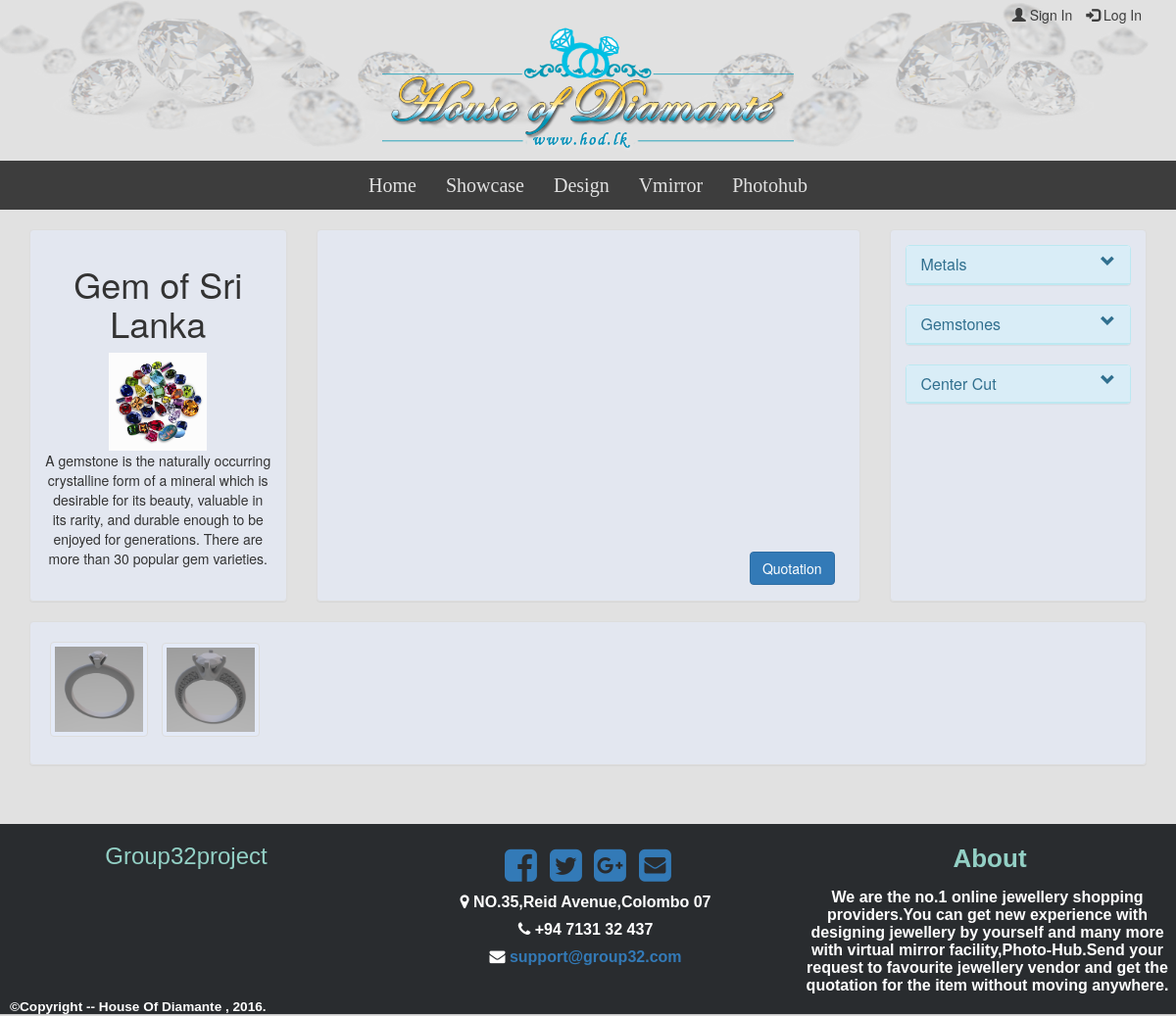
Screenshot of /design.php with the database file from the repository.
### tables this page shows
CREATE TABLE `ringtype` (
  `id` int(11) NOT NULL,
  `type_name` varchar(250) NOT NULL,
  `gem_n` varchar(250) NOT NULL,
  `image_url` varchar(250) NOT NULL
);

### design.php (the view, shortened to what this page needs)
<html>
<head>
    <link href="css/bootstrap.min.css" rel="stylesheet">
	<link href="https://maxcdn.bootstrapcdn.com/bootstrap/3.3.6/css/bootstrap.min.css" rel="stylesheet">
	<link href="//maxcdn.bootstrapcdn.com/font-awesome/4.1.0/css/font-awesome.min.css" rel="stylesheet">
    <link href="css/thumbnail-gallery.css" rel="stylesheet">
	<link href="css/home.css" rel="stylesheet">
</head>
<body style="background-color:#E1E1E1; background-size: 100% 100%;" >
		<?php include 'template/menu.php' ?>
	 <?php include 'template/headnav.php';?>
    <div class="container">
        <div class="row">
			<div class="col-md-3">
				<div class="panel panel-default" style="height:380px; margin-top:20px; background-color: rgba(230,238,255,0.5);">
					<div class="panel-body" id="gemcat">
						<div class="span12" style="text-align: center">
							<h1 id="gemtype">Gem of Sri Lanka</h1>
							<img src="img/gem/gem.jpg"style="height:100px;" alt="">
							<p>A gemstone is the naturally occurring crystalline form of a mineral which is desirable for its beauty,
							valuable in its rarity, and durable enough to be enjoyed for generations. There are more than 30
							popular gem varieties.
							</p>
						</div>
					</div>
				</div>
			</div>
			<div class="col-md-6">
				<div id="3dpanel" class="panel panel-default dpanel" style="">
				<div class="panel-body">
				<div class="row text-center" >
				<iframe style="width: 100%;height: 80%;"src="https://lagoa.com/embed_links/7342?validationHash=ZeOLw0hs1wVbl_NgaUpHdzjjBsFvqw&width=500&height=280&auto_load_scene=true&asset_name=false&owner_name=false&lagoa_logo=false&version_number=21"
				id="lagoaframe" width="500" height="280" scrolling="no" frameborder="0" webkitAllowFullScreen mozallowfullscreen allowFullScreen></iframe>
				</div>
				<div class="text-right" style="margin-top:10px; margin-right:10px;">
					<button type="button" class="btn btn-primary" data-toggle="modal" data-target="#myModal" >Quotation</button>
				</div>
				</div>
			</div>
			</div>
			<div class="col-md-3">
				<div class="panel panel-default" style="height:380px; margin-top:20px; overflow-y: scroll; background-color: rgba(230,238,255,0.5);">
					<div class="panel-body" >
						<div class="panel panel-info" id="pan">
								<div class="panel-heading">
									<h3 class="panel-title">Metals</h3>
									<span class="pull-right clickable"><i class="glyphicon glyphicon-chevron-up"></i></span>
								</div>
						</div>
						<div class="panel panel-info" id="pan">
								<div class="panel-heading">
									<h3 class="panel-title">Gemstones</h3>
									<span class="pull-right clickable"><i class="glyphicon glyphicon-chevron-up"></i></span>
								</div>
						</div>
						<div class="panel panel-info" id="pan">
								<div class="panel-heading">
									<h3 class="panel-title">Center Cut</h3>
									<span class="pull-right clickable"><i class="glyphicon glyphicon-chevron-up"></i></span>
								</div>
						</div>
					</div>
				</div>
			</div>
        </div>
		<div class="row">
			<div class="col-md-12">
				<div class="panel panel-default"style="background-color: rgba(230,238,255,0.5);">
					<div class="panel-body" style="height:145px; overflow-x: scroll; overflow-y: hidden; white-space:nowrap;">
					<div id="f4">
					<?php
						$sql3q1=mysqli_query($link,"SELECT * FROM ringtype");
						 while($row=mysqli_fetch_array($sql3q1)){
						 $ringtypes[]=$row;
						}
					?>
					<?php foreach($ringtypes as $ringtype): ?>
						<div class="thumbnail transthumb text-center" style="height:auto; width:100px; display:inline-block; margin: 5px 5px 5px 5px;">
							<a id="<?php echo $ringtype['id']; ?>" value="<?php echo $ringtype['gem_n']; ?>" role="button"><img src="<?php echo $ringtype['image_url']; ?>" alt=""></a>
						</div>
					<?php endforeach;?>
					</div>
					</div>
				</div>
			</div>
		</div>
    </div>
	<footer class="container1">
		<?php include 'template/footer.php';?>
	</footer>
</body>
</html>

### css/thumbnail-gallery.css (style rules this page uses)
.transthumb { background-color: rgba(230,238,255,0.5); }

### css/home.css (style rules this page uses)
body { background-image:img/bg5.jpg; background-repeat: repeat-x; max-width: 100%; overflow-x: hidden; }
.container1 { background-color: #292c2f; box-shadow: 0 1px 1px 0 rgba(0, 0, 0, 0.12); box-sizing: border-box; width: 100%; height:auto; font: bold 16px sans-serif; margin-top: 40px; }
footer { position: fixed; bottom: 0; }
@media (max-height:1500px) { footer { position: static; } }

### design.php (style rules this page uses)
.clickable { cursor: pointer; }
.panel-heading span { margin-top: -20px; font-size: 15px; }
.dpanel { height:380px; margin-top:20px; background-color: rgba(230,238,255,0.5); }

### rows the page displays
ringtype: $ringtype['id'] 1 (drawn), image_url (picture)
ringtype: $ringtype['id'] 2 (drawn), image_url (picture)
